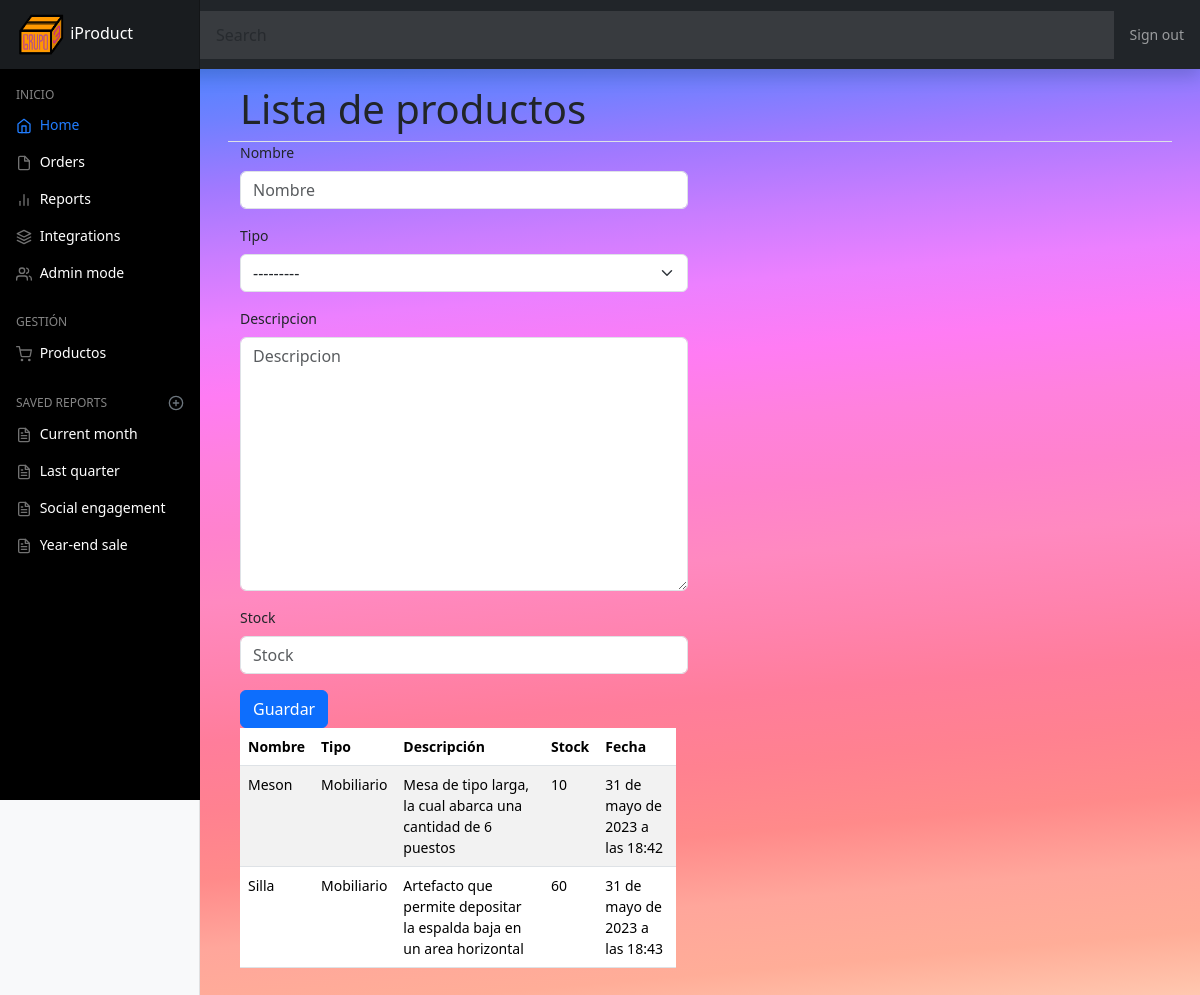
/product/, run on an earlier commit of the app's database.
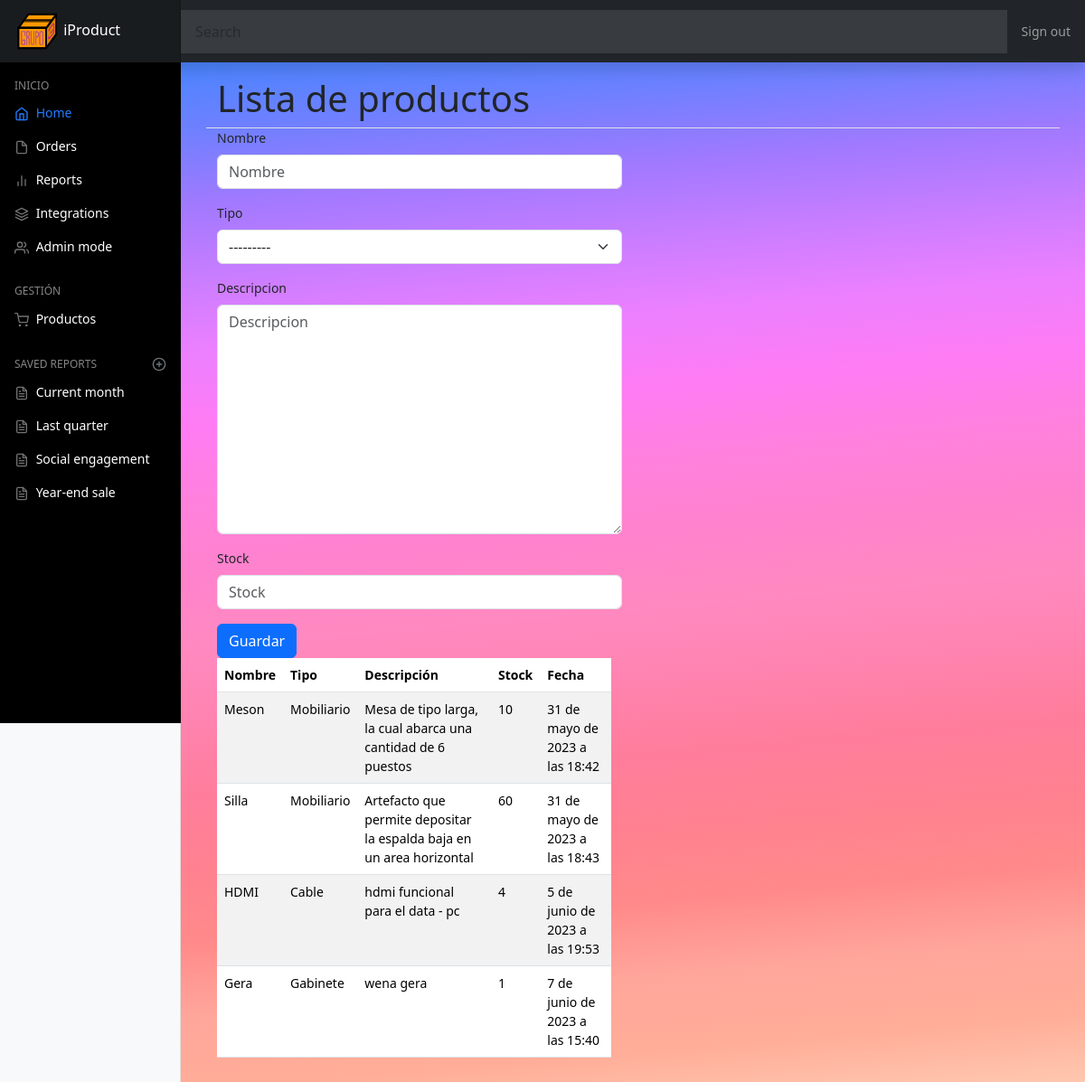
And on a later commit of the database.
### main/models.py (models this page shows, shortened)
class Tipo(models.Model):
    nombre = models.CharField(max_length = 100)
    fecha = models.DateTimeField(auto_now_add = True)
    def __str__(self):
        return self.nombre

class Producto(models.Model):
    nombre = models.CharField(max_length = 100)
    tipo = models.ForeignKey(Tipo, on_delete = models.CASCADE)
    descripcion = models.TextField()
    fecha = models.DateTimeField(auto_now_add = True)
    stock = models.PositiveBigIntegerField()

### main/views.py (the view, shortened to what this page needs)
# urls.py: path('product/', product_list, name = 'product_list'),
def product_list(request):
    productos = Producto.objects.all()
    productos_form = ProductForm()
    return render(request, 'main/product/product_list.html', {'productos':productos, 'formulario':productos_form})

### main/forms.py
class ProductForm(forms.ModelForm):
    class Meta:
        model = Producto
        fields = ('nombre','tipo','descripcion','stock')

### main/templates/main/product/product_list.html (shortened to what this page needs)
{% extends 'main/index.html' %}
{% load bootstrap5 %}
{% block content %}
    <div class="container-flex m-3">
        <div class="row">
            <div class="col border-bottom">
                <h1>Lista de productos</h1>
            </div>
        </div>
        <div class="row">
            <div class="col-md-6">
                <form method="POST">
                    {% bootstrap_form formulario %}
                    {% buttons %}
                        <button class="btn btn-primary" type="submit">Guardar</button>
                    {% endbuttons %}
                 </form>
            </div>
         <div class="row flex">
            <div class="col-md-6">
                <div class="table-responsive">
                    <table class="table table-striped table-hover">
                        <thead>
                            <tr>
                                <th>Nombre</th>
                                <th>Tipo</th>
                                <th>Descripción</th>
                                <th>Stock</th>
                                <th>Fecha</th>
                            </tr>
                        </thead>
                        <tbody>
                            {% for producto in productos %}
                                <tr>
                                    <td>{{ producto.nombre }}</td>
                                    <td>{{ producto.tipo }}</td>
                                    <td>{{ producto.descripcion }}</td>
                                    <td>{{ producto.stock }}</td>
                                    <td>{{ producto.fecha }}</td>
                                </tr>
                            {% endfor %}
                        </tbody>
                    </table>
                </div>
            </div>
        </div>
    </div>
{% endblock %}

### main/templates/main/index.html (shortened to what this page needs)
{% load static %}
{% load bootstrap5 %}
<!DOCTYPE html>
<html lang="es">
<head>
    {% bootstrap_css %}
    <link href="{% static 'css/style.css' %}" rel="stylesheet">
    <link href="{% static 'css/base_dashboard.css' %}" rel="stylesheet">
</head>
<body>
    {% include 'main/navbar/navbar_superior.html' %}
    <div class="container-fluid">
        <div class="row">
            {% include 'main/navbar/navbar_lateral.html' %}
            <main class="col-md-9 ms-sm-auto col-lg-10 px-md-4">
                {% block content %}{% endblock %}
            </main>
        </div>
    </div>
    </body>
</html>

### main/templates/main/navbar/navbar_superior.html (shortened to what this page needs)
{% load static %}
<header class="navbar navbar-dark sticky-top bg-dark flex-md-nowrap p-0 shadow">
    <a class="navbar-brand col-md-3 col-lg-2 me-0 px-3 fs-6" href="/">
        <img src="{% static '_img/logo/icon_grupo3_renace_mod_END.png' %}" alt="icon developers" width="50" height="45">
        iProduct
    </a>
    <input class="form-control form-control-dark w-100 rounded-0 border-0" type="text" placeholder="Search" aria-label="Search">
    <div class="navbar-nav">
        <div class="nav-item text-nowrap">
            <a class="nav-link px-3" href="#">Sign out</a>
        </div>
    </div>
</header>

### main/templates/main/navbar/navbar_lateral.html
{% load static %}
<nav id="sidebarMenu" class="col-md-3 col-lg-2 d-md-block bg-body-tertiary sidebar collapse">
    <div class="transparence_navbar_lateral position-sticky pt-3 sidebar-sticky">
        <h6 class="sidebar-heading d-flex justify-content-between align-items-center px-3 mt-4 mb-1 text-body-secondary text-uppercase">
            <span class="fixed_span_color" >Inicio</span>
        </h6>
        <ul class="nav flex-column">
            <li class="nav-item">
                <a class="nav-link active" aria-current="page" href="/">
                    <span data-feather="home" class="align-text-bottom"></span>
                    Home
                </a>
            </li>
            <li class="nav-item">
                <a class="nav-link" href="#">
                    <span data-feather="file" class="align-text-bottom"></span>
                    Orders
                </a>
            </li>
            <li class="nav-item">
                <a class="nav-link" href="#">
                    <span data-feather="bar-chart-2" class="align-text-bottom"></span>
                    Reports
                </a>
            </li>
            <li class="nav-item">
                <a class="nav-link" href="#">
                    <span data-feather="layers" class="align-text-bottom"></span>
                    Integrations
                </a>
            </li>
            <li class="nav-item">
                <a class="nav-link" href="/admin">
                    <span data-feather="users" class="align-text-bottom"></span>
                    Admin mode
                </a>
            </li>
        </ul>
        <h6 class="sidebar-heading d-flex justify-content-between align-items-center px-3 mt-4 mb-1 text-body-secondary text-uppercase">
            <span class="fixed_span_color" >Gestión</span>
        </h6>
        <ul class="nav flex-column mb-2">
            <li class="nav-item">
                <a class="nav-link" href="/product">
                    <span data-feather="shopping-cart" class="align-text-bottom"></span>
                    Productos
                </a>
            </li>
        </ul>
        <h6 class="sidebar-heading d-flex justify-content-between align-items-center px-3 mt-4 mb-1 text-body-secondary text-uppercase">
            <span class="fixed_span_color" >Saved reports</span>
            <a class="link-secondary" href="#" aria-label="Add a new report">
                <span data-feather="plus-circle" class="align-text-bottom"></span>
            </a>
        </h6>
        <ul class="nav flex-column mb-2">
            <li class="nav-item">
                <a class="nav-link" href="#">
                    <span data-feather="file-text" class="align-text-bottom"></span>
                    Current month
                </a>
            </li>
            <li class="nav-item">
                <a class="nav-link" href="#">
                    <span data-feather="file-text" class="align-text-bottom"></span>
                    Last quarter
                </a>
            </li>
            <li class="nav-item">
                <a class="nav-link" href="#">
                    <span data-feather="file-text" class="align-text-bottom"></span>
                    Social engagement
                </a>
            </li>
            <li class="nav-item">
                <a class="nav-link" href="#">
                    <span data-feather="file-text" class="align-text-bottom"></span>
                    Year-end sale
                </a>
            </li>
        </ul>
    </div>
</nav>

### main/static/css/style.css (style rules this page uses)
body { border-top: 0; display: flex; flex-direction: column; margin: 0; text-decoration: none; list-style: none; background-size: cover; background: linear-gradient(355deg, #ffc9b1 0, #ffad98 6.25%, #ffa69b 12.5%, #ff8a8a 18.75%, #ff8190 25%, #ff7d9b 31.25%, #ff83af 37.5%, #ff89c0 43.75%, #ff82cd 50%, #ff81dd 56.25%, #ff7cf4 62.5%, #ec80ff 68.75%, #c97dff 75%, #a179ff 81.25%, #6f80ff 87.5%, #4885ff 93.75%, #005eff 100%); }
.transparence_navbar_lateral { background-color: rgba(0, 0, 0, 1); }

### main/static/css/base_dashboard.css (style rules this page uses)
body { font-size: .875rem; }
.feather { width: 16px; height: 16px; }
.sidebar { position: fixed; top: 0; bottom: 0; left: 0; z-index: 100; padding: 48px 0 0; box-shadow: inset -1px 0 0 rgba(0, 0, 0, .1); }
.sidebar-sticky { height: calc(100vh - 48px); overflow-x: hidden; overflow-y: auto; }
.sidebar .nav-link { font-weight: 500; color: rgb(255, 255, 255); }
.sidebar .nav-link .feather { margin-right: 4px; color: #727272; }
.sidebar .nav-link.active { color: #217dff; }
.sidebar .nav-link:hover .feather, .sidebar .nav-link.active .feather { color: inherit; }
.sidebar-heading { font-size: .75rem; }
.navbar-brand { padding-top: .75rem; padding-bottom: .75rem; background-color: rgba(0, 0, 0, .25); box-shadow: inset -1px 0 0 rgba(0, 0, 0, .25); }
.navbar .form-control { padding: .75rem 1rem; }
.form-control-dark { color: #fff; background-color: rgba(255, 255, 255, .1); border-color: rgba(255, 255, 255, .1); }
.fixed_span_color { color:rgb(133, 133, 133); }

What changed in the data, as far as the page shows it:
added Producto: nombre "HDMI", tipo "Cable", descripcion "hdmi funcional para el data - pc", stock "4", fecha "5 de junio de 2023 a las 19:53"
added Producto: nombre "Gera", tipo "Gabinete", descripcion "wena gera", stock "1", fecha "7 de junio de 2023 a las 15:40"
